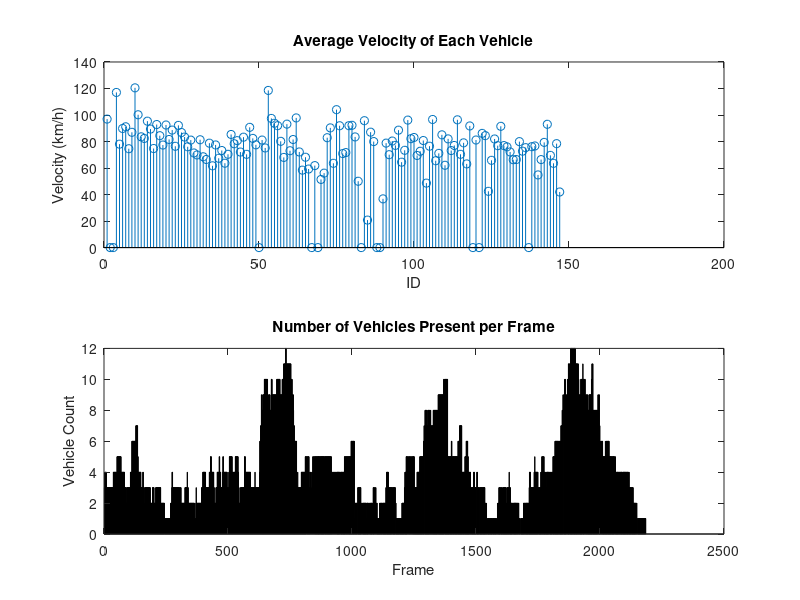

Write the MATLAB code that produced this figure.

%% OLD FUNCTION!
%
%
%

jsonData = jsondecode(fileread('30fps-90sec-sample.json'));

%Preallocate array size
%Initialize as zero array as values will be accumulated
YVelocities = zeros(1,1000);
IDOccCounter = zeros(1,1000);


%Preallocate array for IDs.
%Dummy value: -1
IDs = -1.*ones(1,1000);
FrameNo = -1*ones(1,1000);
FrameCountNo = -1*ones(1,1000);
%Iterate through all data
for i = 1:length(jsonData)-1
    realFrameID = jsonData{i}.Frame;
    frameIndex = realFrameID + 1;
    frameCount = jsonData{i}.FrameCount;
    FrameNo(frameIndex) = realFrameID;
    FrameCountNo(frameIndex) = frameCount;
    FrameVehicleLength = length(jsonData{i}.FrameVehicles);
    for j = 1:FrameVehicleLength
        realID = jsonData{i}.FrameVehicles(j).ID;
        realYVel = jsonData{i}.FrameVehicles(j).YVelocity;
        %If velocity is infinite (i.e. -1), then replace with zero
        if realYVel < 0
            realYVel = 0;
        end
        %Because MATLAB indexing starts from 1, all IDs will have its index
        %shifted by one. (e.g. vehicleID = 0 -> MATLAB index = 1)
        indexID = realID+1;
        %Record vehicleID
        IDs(indexID) = realID;
        %Accumulate vehicle speed for each unique vehicles
        YVelocities(indexID) = YVelocities(indexID) + realYVel;
        IDOccCounter(indexID) = IDOccCounter(indexID)+1;
    end
end

%Calculate average velocity of each unique vehicles
averageVelocities = YVelocities./IDOccCounter;
%Replace all infinite velocities (i.e. NaN) with -1, and remove those
%entries.
averageVelocities(isnan(averageVelocities)) = -1;
averageVelocities(averageVelocities==-1)=[];
FrameNo(FrameNo==-1)=[];
FrameCountNo(FrameCountNo==-1)=[];
%Remove all entries with dummy values (i.e. -1)
IDs(IDs==-1)=[];
%Combine ID array to information array
uniqueAvgVelocities = [IDs;averageVelocities];
CountNoPerFrame = [FrameNo;FrameCountNo];

figure(1);
subplot(2,1,1);
stem(uniqueAvgVelocities(2,1:length(uniqueAvgVelocities)));
title('Average Velocity of Each Vehicle');
xlabel('ID');
ylabel('Velocity (km/h)');
subplot(2,1,2);
bar(CountNoPerFrame(2,1:length(CountNoPerFrame)));
title('Number of Vehicles Present per Frame');
xlabel('Frame');
ylabel('Vehicle Count');